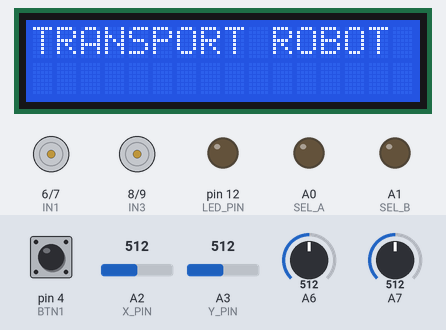
Simulated run of this sketch. Board: Arduino Nano, built with avr-gcc and run on an emulated ATmega328P. Shown: 16×2 character LCD, motor-driver pin pairs drawn as motors (green arrow = first pin HIGH = forward, orange = second pin HIGH = backward, longer = more drive, scaled by the enable pin), output pins drawn as LEDs (lit = HIGH). Inputs (shaded band) come from the test bench; at power-on: pin 4 (BTN1) HIGH, A2 (X_PIN) = 512, A3 (Y_PIN) = 512, A6 = 512, A7 = 512. What the sketch prints to the serial monitor is not drawn.

Above: at 1.2 s.
1.3 s: pin 4 (BTN1) pulled LOW for 0.15 s
At 2.8 s:
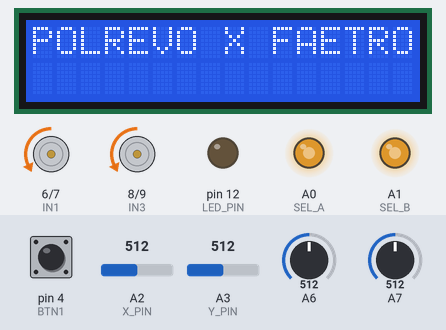
3.6 s: A2 (X_PIN) set to 610
At 4.4 s:
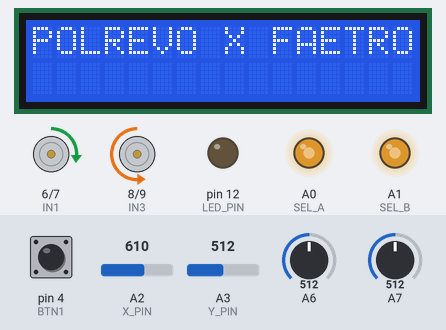
5.6 s: A2 (X_PIN) set to 590
At 5.84 s:
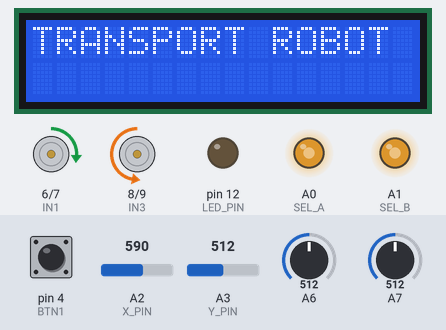
7.6 s: A3 (Y_PIN) set to 610
At 9.4 s:
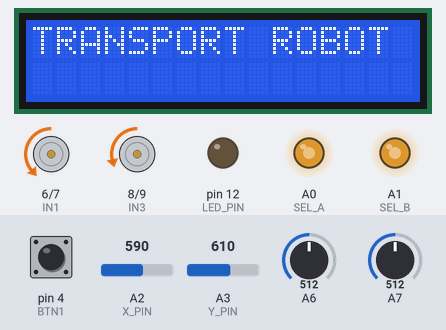
Timing chart, 0 to 10.6 s (numbered marks = the images above; inputs shaded):
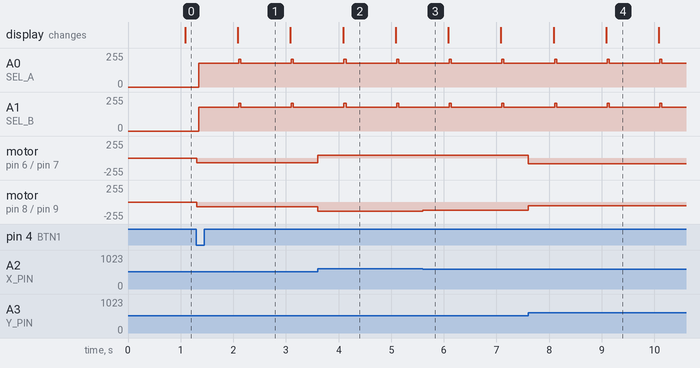

Measured:
- after the input at 1.3 s, A0 (SEL_A): 0/255 → 179/255 at once, → 178/255 1.8 s later; A1 (SEL_B): 0/255 → 180/255 at once, → 178/255 1.8 s later; motor on pin 6 (IN1) / pin 7 (IN2), motor on pin 8 (IN3) / pin 9 (IN4): stopped → backward 70/255 at once
- after the input at 3.6 s, motor on pin 6 (IN1) / pin 7 (IN2): backward 70/255 → forward 45/255 at once; motor on pin 8 (IN3) / pin 9 (IN4): backward 70/255 → backward 140/255 at once
- after the input at 5.6 s, motor on pin 8 (IN3) / pin 9 (IN4): backward 140/255 → backward 127/255 at once
- after the input at 7.6 s, motor on pin 6 (IN1) / pin 7 (IN2): forward 45/255 → backward 84/255 at once; motor on pin 8 (IN3) / pin 9 (IN4): backward 127/255 → backward 56/255 at once
- what the display in image 1 shows lasts 1.0 s, from 2.1 s to 3.1 s

The sketch:

pid_simpanggripper.ino
```cpp
#include "globalVars.h"
#include "servoLib.h"
#include "lcdLib.h"
#include "motorControl.h"
#include "lineCalc.h"
#include "buttonLib.h"

void setup() {
  Serial.begin(115200);
  lcdSetup();
  ioSetup();
  setupButton();
  stopMotors();
  lastTime = millis();
}

void loop() {
  displayLCD();
  readButtons();

  if(btnToggle[0] == HIGH){
    lineFollowing();
  }
}
```

buttonLib.h
```cpp
#define BTN1 4    // Digital pin
#define BTN2 A6   // Analog-only pin
#define BTN3 A7   // Analog-only pin

#define DEBOUNCE 50
#define THRESHOLD 512   // threshold for A6/A7

// button states
bool lastState[3] = {HIGH, HIGH, HIGH};
unsigned long lastChange[3] = {0, 0, 0};
bool btnToggle[3] = {false, false, false};  // one toggle var per button

void checkButton(uint8_t index, int pin, bool isAnalog) {
  bool reading;

  if (isAnalog) {
    reading = (analogRead(pin) < THRESHOLD) ? LOW : HIGH;
  } else {
    reading = digitalRead(pin);
  }

  if (reading != lastState[index]) {
    if (millis() - lastChange[index] > DEBOUNCE) {
      lastChange[index] = millis();
      lastState[index] = reading;

      if (reading == LOW) {
        btnToggle[index] = !btnToggle[index];  // flip state

        Serial.print("Button ");
        Serial.print(index + 1);
        Serial.print(" TOGGLE -> ");
        Serial.println(btnToggle[index] ? "ON" : "OFF");
      }
    }
  }
}

void setupButton(){
  pinMode(BTN1, INPUT_PULLUP);
}

void readButtons() {
  checkButton(0, BTN1, false); // digital
  checkButton(1, BTN2, true);  // analog
  checkButton(2, BTN3, true);  // analog
}
```

globalVars.h
```cpp
// ----------- MUX & Sensor Setup ----------
#define SEL_A A0
#define SEL_B A1
#define X_PIN A2
#define Y_PIN A3

int sensorValues[8];
int sensorOrder[8] = {5, 7, 6, 4, 2, 1, 0, 3}; // Your given order

// ----------- Motor Driver Setup ----------
#define ENA 10   // PWM Left Motor
#define IN1 6
#define IN2 7
#define ENB 11   // PWM Right Motor
#define IN3 8
#define IN4 9

// ----------- Speed Settings ----------
int baseSpeed = 70;
int minSpeed  = 15;
int maxSpeed  = 150;

// ----------- PID Gains ----------
float Kp = 0.4;
float Ki = 0.0005;
float Kd = 0.04;

// Anti-windup & limits
float integral = 0.0;
float integralMax = 200.0;
float integralMin = -200.0;

// PID state
int lastPosition = 0;
unsigned long lastTime = 0;

int loopDelayMs = 1; // run loop every ~10 ms

// ----------- LED + intersection setup ----------
#define LED_PIN 12
unsigned long ledTimer = 0;
bool ledActive = false;

int intersectionCount = 0;
bool actionDone = false;

unsigned long lastIntersectionTime = 0; // NEW cooldown timer
unsigned long intersectionCooldown = 500; // ms, adjust if needed

void ioSetup(){
  pinMode(SEL_A, OUTPUT);
  pinMode(SEL_B, OUTPUT);

  pinMode(ENA, OUTPUT);
  pinMode(IN1, OUTPUT);
  pinMode(IN2, OUTPUT);
  pinMode(ENB, OUTPUT);
  pinMode(IN3, OUTPUT);
  pinMode(IN4, OUTPUT);

  pinMode(LED_PIN, OUTPUT);
  digitalWrite(LED_PIN, LOW);

}
```

lineCalc.h
```cpp
// ----------- Sensor & Position ----------
void readAllSensors() {
  for (int i = 0; i < 4; i++) {
    digitalWrite(SEL_A, i & 0x01);
    digitalWrite(SEL_B, (i >> 1) & 0x01);
    delayMicroseconds(5);
    sensorValues[i]     = analogRead(X_PIN);
    sensorValues[i + 4] = analogRead(Y_PIN);
  }
}

int getLinePosition() {
  long sum = 0;
  long total = 0;
  for (int i = 0; i < 8; i++) {
    int idx = sensorOrder[i];
    int value = sensorValues[idx];
    sum += (long)value * (i * 1000);
    total += value;
  }
  if (total == 0) return 0;
  return (int)(sum / total - 3500);
}

// ----------- Intersection Detection ----------
bool checkIntersection(unsigned long now) {
  bool leftActive  = (sensorValues[0] > 600 || sensorValues[1] > 600);
  bool rightActive = (sensorValues[6] > 600 || sensorValues[7] > 600);
  bool centerActive = (sensorValues[3] > 600 || sensorValues[4] > 600);

  // Prevent double detection by cooldown
  if ((now - lastIntersectionTime) < intersectionCooldown) {
    return false; // ignore new detections during cooldown
  }

  if (leftActive && centerActive && rightActive) {
    Serial.println(">>> INTERSECTION DETECTED <<<");
    digitalWrite(LED_PIN, HIGH);
    ledActive = true;
    ledTimer = now;
    lastIntersectionTime = now; // reset cooldown
    return true;
  }

  if (ledActive && (now - ledTimer > 300)) {
    digitalWrite(LED_PIN, LOW);
    ledActive = false;
  }
  return false;
}

void lineFollowing(){
  unsigned long now = millis();
  unsigned long dt_ms = now - lastTime;
  if (dt_ms < (unsigned long)loopDelayMs) return;
  lastTime = now;
  float dt = dt_ms / 10.0; // seconds
  displayLCD();
  readAllSensors();
  int position = getLinePosition();

  // --- Intersection handling ---
  if (checkIntersection(now)) {
    intersectionCount++;
    actionDone = false;  // reset action flag
  }

  // Execute action only once per intersection
  if (!actionDone) {
    switch (intersectionCount) {
      case 1: // first intersection → turn left
        Serial.println(">>> ACTION: TURN LEFT <<<");
        turnLeft();
        actionDone = true;
        break;

      case 2: // second intersection → stop
        Serial.println(">>> ACTION: STOP MOTORS <<<");
        stopMotors();
        ambilKotak();
        turnAround();
        while (1); // halt program
        break;

      default:
        break;
    }
  }

  // --- PID Line Following (if not in special action) ---
  float error = (float)position;
  integral += error * dt;
  if (integral > integralMax) integral = integralMax;
  if (integral < integralMin) integral = integralMin;

  float derivative = 0.0;
  if (dt > 0) derivative = (error - (float)lastPosition) / dt;

  float correction = Kp * error + Ki * integral + Kd * derivative;
  lastPosition = position;

  int leftSpeed  = (int)round(baseSpeed - correction);
  int rightSpeed = (int)round(baseSpeed + correction);

  leftSpeed  = constrain(leftSpeed,  minSpeed, maxSpeed);
  rightSpeed = constrain(rightSpeed, minSpeed, maxSpeed);

  driveMotors(leftSpeed, rightSpeed);
}
```

motorControl.h
```cpp
void stopMotors() {
  analogWrite(ENA, 0);
  analogWrite(ENB, 0);
  digitalWrite(IN1, LOW);
  digitalWrite(IN2, LOW);
  digitalWrite(IN3, LOW);
  digitalWrite(IN4, LOW);
}

// ----------- Motor control ----------
void driveMotors(int left, int right) {
  // Left forward
  if(left <= 20){
    digitalWrite(IN1, HIGH);
    digitalWrite(IN2, LOW);
    analogWrite(ENA, 45);
  }else{
    digitalWrite(IN1, LOW);
    digitalWrite(IN2, HIGH);
    analogWrite(ENA, left);
  }

  // Right forward
  if(right <= 20){
    digitalWrite(IN3, HIGH);
    digitalWrite(IN4, LOW);
    analogWrite(ENB, 45);
  }else{
    digitalWrite(IN3, LOW);
    digitalWrite(IN4, HIGH);
    analogWrite(ENB, right);
  }
}

void turnLeft() {
  driveMotors(105, 0);
  delay(500);
  stopMotors();
  delay(100);
}

void turnAround() {
  digitalWrite(IN1, LOW);
  digitalWrite(IN2, HIGH);
  analogWrite(ENA, 255);
  digitalWrite(IN3, HIGH);
  digitalWrite(IN4, LOW);
  analogWrite(ENB, 255);
  delay(250);
  stopMotors();
  delay(100);
}
```

servoLib.h
```cpp
#include <Servo.h>
Servo angkat;
Servo gripper;

void ambilKotak(){
  delay(500);
  angkat.attach(5);
  gripper.attach(3);

  angkat.write(30);     // lower gripper
  delay(1000);
  gripper.write(20);    // close claw
  delay(800);
  angkat.write(153);    // lift back up
  delay(800);
}


//  angkat.attach(5);
//  gripper.attach(3);
//
//  gripper.write(70);
//  angkat.write(135);
//  angkat.detach();
//  gripper.detach();
```

lcdLib.h
```cpp
#include <Wire.h>
#include <LiquidCrystal_I2C.h>
LiquidCrystal_I2C lcd(0x27, 16, 2);

const char msg1[] = "POLREVO X FAETRO";   // 16 chars
const char msg2[] = "TRANSPORT ROBOT";    // 15 chars

// --- flip-flop state ---
unsigned long lastToggle = 0;
const unsigned long toggleInterval = 1000UL; // waktu berganti (ms) — ubah jika mau lebih cepat/lambat
bool showFirst = true;
bool headerInit = false;

void lcdSetup(){
  lcd.init();
  lcd.backlight();
  lcd.clear();
}

// Cetak string di baris atas, pastikan membersihkan sisa karakter (tepat 16 kolom)
void printUpperFixed(const char *s) {
  lcd.setCursor(0, 0);
  lcd.print(s);
  size_t len = strlen(s);
  // bersihkan sisa kolom kalau pesan lebih pendek dari 16
  for (size_t i = len; i < 16; ++i) lcd.print(' ');
}

// Fungsi non-blocking untuk flip-flop header — panggil di loop()
void displayLCD() {
  unsigned long now = millis();

  // initial print sekali saja
  if (!headerInit) {
    printUpperFixed(msg1);
    lastToggle = now;
    showFirst = true;
    headerInit = true;
    return;
  }

  if (now - lastToggle >= toggleInterval) {
    lastToggle = now;
    showFirst = !showFirst;
    if (showFirst) printUpperFixed(msg1);
    else printUpperFixed(msg2);
  }
}
```
